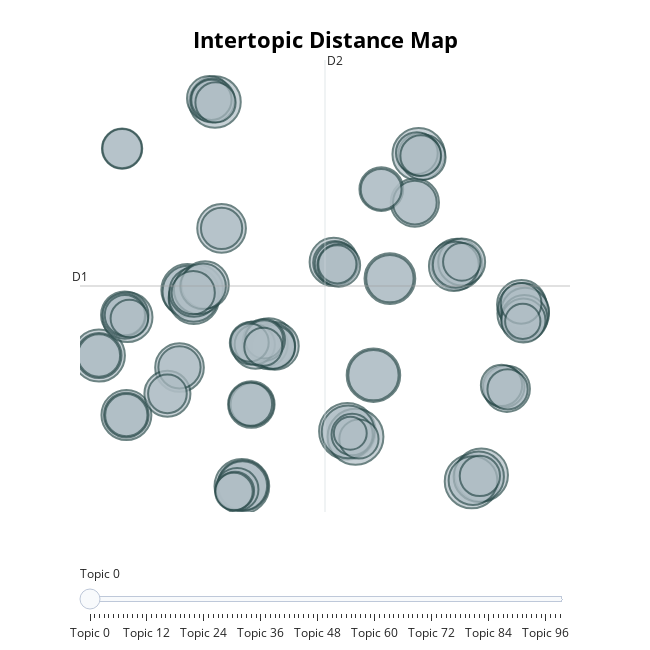

This figure's notebook cell:
### Code cell
topic_model.visualize_topics()
